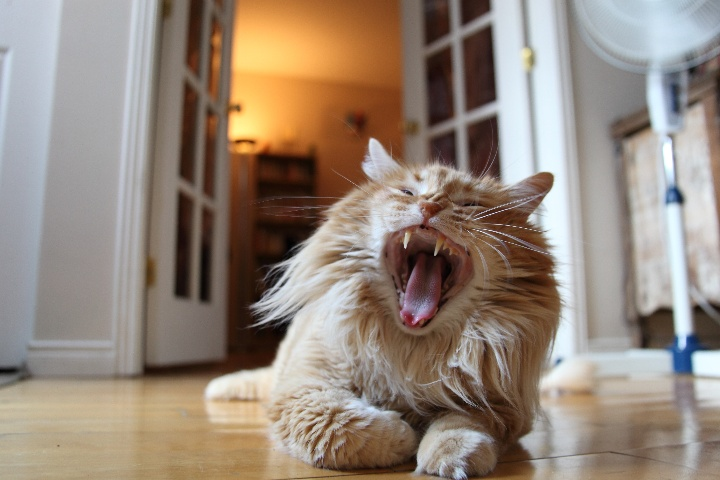
#> input picture example-orig.jpg, 720 x 480 px
$ python labwork7.py
#> lines starting #> are read from the running program, lines starting #| are printed output that depends on the picture
# -*- coding: utf-8 -*-
"""labwork7.ipynb

Automatically generated by Colaboratory.

Original file is located at
    https://colab.research.google.com/drive/1GBmdAuQXenqmu0ZUoORDo9d8YQfH53rq
"""

import sys
import numba
from numba import cuda
import numpy as np
from numba import vectorize
import cv2 as cv
import numpy as np
import matplotlib.pyplot as plt
import matplotlib.image as mpimg
from numpy import asarray


img = cv.imread("example-orig.jpg")
#> img is the input picture: shape (480, 720, 3); mean B, G, R 122.9, 135.5, 150.2

im_resized = cv.resize(img, (224, 224), interpolation=cv.INTER_LINEAR)
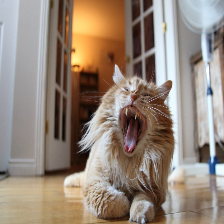
#> im_resized: shape (224, 224, 3); mean B, G, R 122.9, 135.4, 150.1
plt.imshow(cv.cvtColor(im_resized, cv.COLOR_BGR2RGB))
plt.axis('off')
plt.show()

x_data = np.array(img)
flatSrc = x_data.flatten()

imageWidth,imageHeight,c = x_data.shape
#> imageWidth = 480; imageHeight = 720; c = 3
print(x_data.shape)
#| (480, 720, 3)

@cuda.jit
def sum1D(src, dst, sharedSize):
      # shared memory declaration for caching block content cache = cuda.shared.array((sharedSize, ), np.float32) localtid = threadIdx.x
      tid = threadIdx.x + blockIdx.x * blockDim.x
      # copy local block from src to cache (in shared memory) cache[localtid] = src[tid]
      cuda.syncthreads()
      # reduction in cache
      s=1
      while s < blockDim.x:
        if localtid % (s * 2) == 0:
              cache[tid] += cache[tid + s]
        cuda.syncthreads()
        s=s*2
      # only first thread writes back to dst
      if localtid == 0: dst[blockIdx.x] = cache[0]


pixelCount = imageWidth * imageHeight
#> pixelCount = 345600

#> (the run stopped early here; a loop or call above may not have finished)
